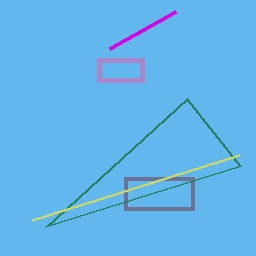
#> input picture apps/web/src/web/assets/sample_dataset/images/ai_001.jpg, 256 x 256 px
$ python -i augmenter.py   (imports and definitions only)
#> lines starting #> are read from the running program, lines starting #| are printed output that depends on the picture
"""Image transformations and randomized all-five augmentation permutations."""

from __future__ import annotations

from io import BytesIO
from pathlib import Path
from typing import Any, Sequence

import numpy as np
from PIL import Image, ImageEnhance, ImageFilter

from libs.shared_types.augmentation import AugmentationRecord, ImageInput


class ImageAugmenter:
    """Apply all five hackathon transformations once in a randomized order."""

    JPEG_QUALITIES = (90, 70, 50, 30)
    BLUR_SIGMAS = (0.5, 1.0, 2.0)
    RESIZE_SCALES = (0.5, 0.25)
    NOISE_SIGMAS = (0.02, 0.05, 0.10)
    COLOR_JITTER_RANGE = (0.8, 1.2)
    TRANSFORMS = (
        "jpeg_compression",
        "gaussian_blur",
        "resize",
        "gaussian_noise",
        "color_jitter",
    )

    def __init__(
        self,
        output_size: tuple[int, int] | None = None,
        seed: int | None = 42,
    ) -> None:
        """Create an augmenter.

        Args:
            output_size: Optional `(width, height)` applied before augmentation.
            seed: Random seed. Use `None` for non-reproducible results.
        """
        self.output_size = output_size
        self.rng = np.random.default_rng(seed)

    def load_rgb(self, image: ImageInput) -> tuple[Image.Image, str]:
        """Load a path, PIL image, or NumPy array as an RGB PIL image."""
        if isinstance(image, (str, Path)):
            path = Path(image)
            if path.suffix.lower() not in {".png", ".jpg", ".jpeg"}:
                raise ValueError(f"Expected PNG/JPEG, received: {path}")
            with Image.open(path) as opened:
                pil_image = opened.convert("RGB")
            source = str(path)
        elif isinstance(image, Image.Image):
            pil_image = image.convert("RGB")
            source = "<PIL.Image>"
        elif isinstance(image, np.ndarray):
            array = image
            if array.dtype != np.uint8:
                if np.issubdtype(array.dtype, np.floating) and array.max() <= 1.0:
                    array = array * 255.0
                array = np.clip(array, 0, 255).astype(np.uint8)
            pil_image = Image.fromarray(array).convert("RGB")
            source = "<numpy.ndarray>"
        else:
            raise TypeError(f"Unsupported image type: {type(image)!r}")

        if self.output_size is not None:
            pil_image = pil_image.resize(self.output_size, Image.Resampling.LANCZOS)
        return pil_image, source

    def jpeg_compression(self, image: Image.Image, quality: int) -> Image.Image:
        """JPEG encode and decode an image at an allowed quality."""
        if quality not in self.JPEG_QUALITIES:
            raise ValueError(f"quality must be one of {self.JPEG_QUALITIES}")
        buffer = BytesIO()
        image.save(buffer, format="JPEG", quality=quality)
        buffer.seek(0)
        with Image.open(buffer) as decoded:
            return decoded.convert("RGB").copy()

    def gaussian_blur(self, image: Image.Image, sigma: float) -> Image.Image:
        """Apply Gaussian blur using an allowed sigma."""
        if sigma not in self.BLUR_SIGMAS:
            raise ValueError(f"sigma must be one of {self.BLUR_SIGMAS}")
        return image.filter(ImageFilter.GaussianBlur(radius=sigma))

    def resize_down_up(self, image: Image.Image, scale: float) -> Image.Image:
        """Downscale by an allowed factor, then restore the original dimensions."""
        if scale not in self.RESIZE_SCALES:
            raise ValueError(f"scale must be one of {self.RESIZE_SCALES}")
        width, height = image.size
        reduced_size = (
            max(1, round(width * scale)),
            max(1, round(height * scale)),
        )
        reduced = image.resize(reduced_size, Image.Resampling.LANCZOS)
        return reduced.resize((width, height), Image.Resampling.LANCZOS)

    def gaussian_noise(self, image: Image.Image, sigma: float) -> Image.Image:
        """Add zero-mean Gaussian noise in normalized pixel space."""
        if sigma not in self.NOISE_SIGMAS:
            raise ValueError(f"sigma must be one of {self.NOISE_SIGMAS}")
        array = np.asarray(image, dtype=np.float32) / 255.0
        noise = self.rng.normal(0.0, sigma, size=array.shape).astype(np.float32)
        noisy = np.clip(array + noise, 0.0, 1.0)
        return Image.fromarray((noisy * 255.0).round().astype(np.uint8))

    def color_jitter(
        self,
        image: Image.Image,
        brightness: float,
        contrast: float,
        saturation: float,
    ) -> Image.Image:
        """Apply brightness, contrast, and saturation changes within ±20%."""
        low, high = self.COLOR_JITTER_RANGE
        values = (brightness, contrast, saturation)
        if not all(low <= value <= high for value in values):
            raise ValueError("Color-jitter factors must be within [0.8, 1.2]")
        result = ImageEnhance.Brightness(image).enhance(brightness)
        result = ImageEnhance.Contrast(result).enhance(contrast)
        return ImageEnhance.Color(result).enhance(saturation)

    def _apply_random_parameters(
        self,
        image: Image.Image,
        transform: str,
    ) -> tuple[Image.Image, dict[str, Any]]:
        if transform == "jpeg_compression":
            quality = int(self.rng.choice(self.JPEG_QUALITIES))
            return self.jpeg_compression(image, quality), {"quality": quality}
        if transform == "gaussian_blur":
            sigma = float(self.rng.choice(self.BLUR_SIGMAS))
            return self.gaussian_blur(image, sigma), {"sigma": sigma}
        if transform == "resize":
            scale = float(self.rng.choice(self.RESIZE_SCALES))
            return self.resize_down_up(image, scale), {"scale": scale}
        if transform == "gaussian_noise":
            sigma = float(self.rng.choice(self.NOISE_SIGMAS))
            return self.gaussian_noise(image, sigma), {"sigma": sigma}
        if transform == "color_jitter":
            low, high = self.COLOR_JITTER_RANGE
            brightness, contrast, saturation = self.rng.uniform(low, high, size=3)
            parameters = {
                "brightness": float(brightness),
                "contrast": float(contrast),
                "saturation": float(saturation),
            }
            result = self.color_jitter(image, **parameters)
            return result, parameters
        raise ValueError(f"Unknown transform {transform!r}")

    def transform_one(
        self,
        image: ImageInput,
    ) -> tuple[np.ndarray, AugmentationRecord]:
        """Apply all transforms exactly once, shuffling their order."""
        clean, source = self.load_rgb(image)
        order = list(self.TRANSFORMS)
        self.rng.shuffle(order)

        transformed = clean
        steps: list[dict[str, Any]] = []
        for transform in order:
            transformed, parameters = self._apply_random_parameters(
                transformed,
                transform,
            )
            steps.append({"transform": transform, "parameters": parameters})

        record = AugmentationRecord(
            source=source,
            transform="permutation_all_5",
            parameters={"order": order, "steps": steps},
        )
        return np.asarray(transformed, dtype=np.uint8), record

    # [60 lines left out: functions _stack_or_list, transform_images, transform_and_save, not called in this run]

>>> import cv2
>>> picture = cv2.imread('../../apps/web/src/web/assets/sample_dataset/images/ai_001.jpg', cv2.IMREAD_GRAYSCALE)
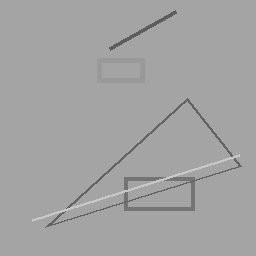
#> picture: shape (256, 256); min 88, max 205, mean 162.5
>>> result = ImageAugmenter().transform_one(picture)
#> in transform_one, `clean, source = self.load_rgb(image)`: source = '<numpy.ndarray>'
#> in color_jitter, `result = ImageEnhance.Brightness(image).enhance(brightness)`:
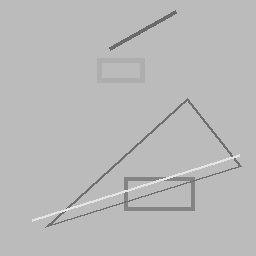
#> result: PIL image 256x256 RGB; min 100, max 234, mean 185.3
#> in transform_one, `transformed, parameters = self._apply_random_parameters( transformed, ..`: parameters = {'brightness': 1.14, 'contrast': 1.08, 'saturation': 0.838}
